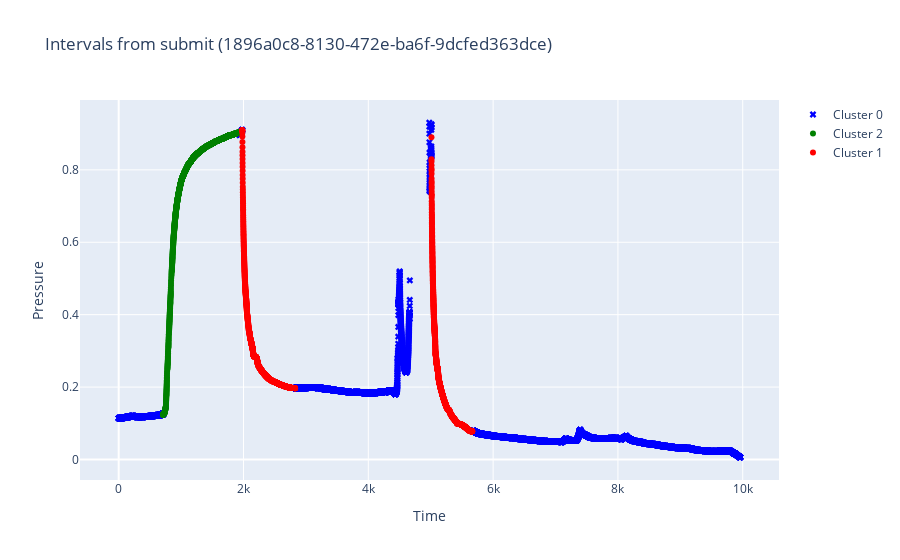

The cell this chart's notebook holds for it:
### Markdown cell above
## Обработанная кластеризация

### Code cell
plot_data_from_submit(clust_df, filename, SUBMIT_OUTPUT_PATH)

### Figure 1 — Plotly figure (JSON) as saved in the notebook; plotly's stock layout.template omitted (floating-point values rounded to 4 significant figures; data arrays with more than 128 entries replaced by an {"elided": "..."} marker saying what was removed)
{"data": [{"marker": {"color": "blue", "size": 6, "symbol": "x"}, "mode": "markers", "name": "Cluster 0", "type": "scatter", "x": {"elided": "12457 float values"}, "y": {"elided": "12457 float values"}}, {"marker": {"color": "green", "size": 6, "symbol": "circle"}, "mode": "markers", "name": "Cluster 2", "type": "scatter", "x": {"elided": "2066 float values"}, "y": {"elided": "2066 float values"}}, {"marker": {"color": "red", "size": 6, "symbol": "circle"}, "mode": "markers", "name": "Cluster 1", "type": "scatter", "x": {"elided": "2795 float values"}, "y": {"elided": "2795 float values"}}], "layout": {"showlegend": true, "title": {"text": "Intervals from submit (1896a0c8-8130-472e-ba6f-9dcfed363dce)"}, "xaxis": {"title": {"text": "Time"}}, "yaxis": {"title": {"text": "Pressure"}}}}
